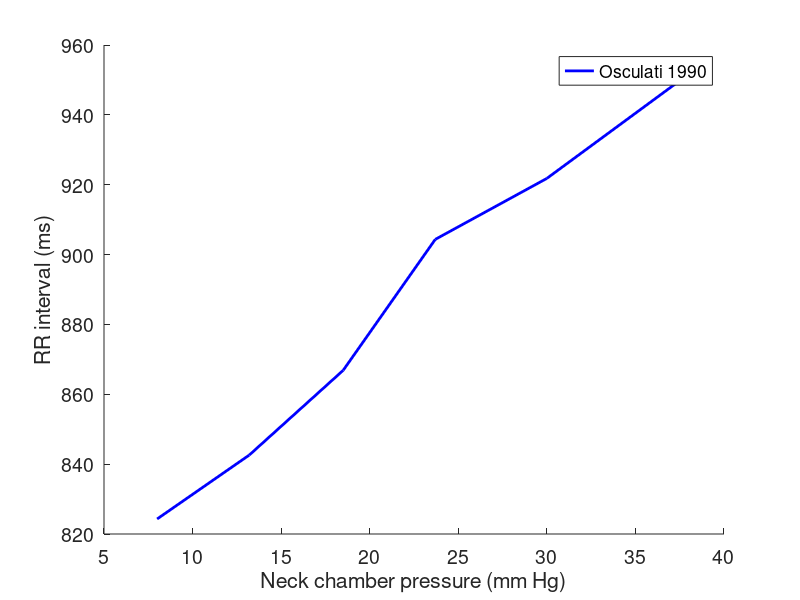

Source code (MATLAB): (Note: this script raises an error after producing the figure.)
clear; close all;
%%
% addpath 'C:\Users\mmgee\Box\Michelle-Gee\Research\MI model'
% addpath(genpath('C:\Users\mmgee\AppData\Local\Temp\Mxt231\RemoteFiles'))
% addpath(genpath('/lustre/ogunnaike/users/2420/matlab_example/matlab_slurm/ACC2024-02-02-2024/'))
% addpath('/lustre/ogunnaike/users/2420/matlab_example/matlab_slurm/UnitTests/')
% addpath('/lustre/ogunnaike/users/2420/matlab_example/matlab_slurm/Mastitskaya2012/')
my_dir = pwd;
addpath(genpath(my_dir))
%% Set up parallel pool
% myCluster = parcluster('local');
% myCluster.NumWorkers = str2double(getenv('SLURM_CPUS_ON_NODE')) / str2double(getenv('SLURM_CPUS_PER_TASK'));
% myCluster.JobStorageLocation = getenv('TMPDIR');
% myPool = parpool(myCluster, myCluster.NumWorkers);

%% Fit Osculati 1990 mean data
% load data
neckChamberPressure = [8	13.2	18.5	23.7	30	37.5]; % mm hg
RRbase = 777.8; % +/- 34.7 msec
deltaRR = [46.50360279	64.79801636	89.04640376	126.5452133	144.0065953	171.9898378];
SEM = [7.550265772	10.06205045	13.11093148	24.29514847	24.91603345	24.7516633]; % msec
num = 12;
SD = SEM.* sqrt(num); % standard deviation
CI95 = 1.96.* SD;
RR = RRbase + deltaRR;

% Curve not a good fit for data
% [A1,A2,A3,A4] = sigmoidRegression(neckChamberPressure',RR') % inputs must be column vectors
%% Plot
% data
x = neckChamberPressure;
y = RR;
errors = CI95;

% Plot the line
figure;
hold on;
plot(x, y, 'b', 'LineWidth', 2);

% Add labels and title
xlabel('Neck chamber pressure (mm Hg)');
ylabel('RR interval (ms)');
% title('Line with Shaded Region (Standard Error)');
legend('Osculati 1990')
set(gca,'FontSize',14)

% Show plot
hold off;

%% change these liens
date = '06232024';
load('FilteredDistribution_061824.mat')
matFilename = 'FilteredDistributionIdx_061824.mat';
load(matFilename) % gives 'idxStore','sampleSet'


HR_preIR = HRstore;
MAP = MAPstore;
NAactivity_preIR = NAactivityStore;
DMVactivity_preIR = DMVactivityStore;
sympActivity_preIR = sympActivityStore;


% Change these
numPatients = length(idxStore);


%% change this line
% countTotal = 0;
BPvalues = -70:10:90; % neck chamber pressure
zeroIdx = find(BPvalues == 0);
% % idxFail = 212;%[1 2 3 4 5 6 7 73 100 107 134 138 150 167];
% mdlName     = 'ICN_model_v15_Mastitskaya2012_control_r2020b';
% for i = 33:40%numPatients
%     parameters = sampleSet(idxStore(i),:);
    numSampleSets = 100;
%     variationFactor = 1.5;
%     mdlAlternative = 3;
%     filename = ['postIR_NTS_' date '_' num2str(i)];
%     HR_PI_mdl = HR_preIR(idxStore(i),zeroIdx);
%     MAP_PI_mdl = MAP(idxStore(i),zeroIdx);
% 
%     BRS_preIR = A2Store(idxStore(i)); % preIR sigmoid slope parameter
%         [HR_mdl,MAP_mdl,SP_postIR,DP_postIR,CO_postIR,paramMatrix,...
%     NA_activity_postIR,DMV_activity_postIR, sympActivity, SDRR_postIR, RMSSD_postIR, ...
%     pNN50_postIR, crit, A] = paramEstimationHRMAP_global(parameters,...
%     mdlName,numSampleSets,variationFactor,HR_PI_mdl,MAP_PI_mdl,...
%     mdlAlternative,NAactivity_preIR,DMVactivity_preIR,...
%     sympActivity_preIR,BRS_preIR,filename);
% 
% 
%     save(['./plots/paramEstimation/' filename '.mat'], ...
%         'HR_mdl','MAP_mdl','SP_postIR','DP_postIR','CO_postIR','paramMatrix',...
%     'NA_activity_postIR','DMV_activity_postIR', 'sympActivity', 'SDRR_postIR', 'RMSSD_postIR', ...
%     'pNN50_postIR', 'crit', 'A')
%     i
% 
%     % Combine all data into a struct for all preIR models
%     postIRstore(i).MAP = MAP_mdl; 
%     postIRstore(i).HR = HR_mdl;
%     postIRstore(i).SP = SP_postIR;
%     postIRstore(i).DP = DP_postIR;
%     postIRstore(i).CO = CO_postIR;
%     postIRstore(i).HR = HR_mdl;
%     postIRstore(i).params = paramMatrix;
%     postIRstore(i).NA = NA_activity_postIR;
%     postIRstore(i).DMV = DMV_activity_postIR;
%     postIRstore(i).symp = sympActivity;
%     postIRstore(i).SDRR = SDRR_postIR;
%     postIRstore(i).RMSSD = RMSSD_postIR;
%     postIRstore(i).pNN50 = pNN50_postIR;
%     postIRstore(i).crit = crit;
%     postIRstore(i).Avals = A;
% end

matFilename = ['postIR_NTS_' date '.mat'];
load(matFilename)
% save(matFilename, 'postIRstore') % postIR_idx is model sub idx for accepted postIR models

%% Unpack postIR models to plot HRMAP bar plot
% indices of non-empty fields
indices_i = [];
indices_j = [];
preIR_MAP_models = [];
preIR_HR_models = [];
postIR_HR_models = [];
postIR_MAP_models = [];
preIR_idx = [];
reps = zeros(1,numPatients);

% Loop through struct array
for i = 1:numPatients % preIR idx loop
    indices_j = [];
    for j = 1:numSampleSets % postIR idx loop
    % Check if systolic pressure is in range
        if postIRstore(i).crit(j,1) == 1
            % Check HR
            if postIRstore(i).crit(j,2) == 1
                % Check MAP decrease
                % if postIRstore(i).crit(j,3) == 1
                    % Check HR within 20% change
                    % if postIRstore(i).crit(j,4) == 1
                        indices_i = [indices_i, i];
                        indices_j = [indices_j, j]; 
                        postIR_HR_models = [postIR_HR_models postIRstore(i).HR(j)];
                        postIR_MAP_models = [postIR_MAP_models postIRstore(i).MAP(j)];
                    % end
                % end
            end
        end
    end
    reps(i) = length(indices_j); % number of accepted postIR mdoels per preIR model
    preIR_idx = [preIR_idx i];
end


for i = 1:numPatients
    preIR_HR_models = [preIR_HR_models repmat(HR_preIR(idxStore(preIR_idx(i)),zeroIdx),1,reps(i))];
    preIR_MAP_models = [preIR_MAP_models repmat(MAP(idxStore(preIR_idx(i)),zeroIdx),1,reps(i))];
end

altMdlName = 'NTS';
Mastitskaya_plot_bar_HRMAP(preIR_MAP_models, postIR_MAP_models, preIR_HR_models, postIR_HR_models,altMdlName)


%% tSNE of crit matrix
% % color by preIR model?-- yes to tell us which individuals can and can't
% % compensate
% perplexity = 5;
% rng default
% 
% % format data into a single matrix
% Xdata = zeros(numPatients*numSampleSets,7);
% for i = 1:numPatients
%     start = 1 + (i-1)*numSampleSets;
%     stop = i*numSampleSets;
% 
%     Xdata(start:stop,1:7) = postIRstore(i).crit(:,1:7);
% end
% 
% 
% % tSNE-- label postIR vs preIR
% Y = tsne(Xdata,'Algorithm','barneshut','Distance','cityblock','Perplexity',perplexity,'Standardize',0);% 
% 
% % label based on preIR model
% pre_idx = 1:1:size(Xdata,1);
% % preallocate
% % obslabels = repmat({'No post-IR model'},1,size(Xdata,1));
% % obslabels(hasPostIRmdlIdx) = {'Has post-IR model'};
% obslabels = repmat({num2str(1)},numPatients*numSampleSets,1);
% 
% for i = 2:numPatients
%     start = 1 + (i-1)*numSampleSets;
%     stop = i*numSampleSets;
%     labels = {num2str(i)};
%     idx = start:1:stop;
%     obslabels(idx) = labels;
% end
% 
% 
% 
% figure;
% b = gscatter(Y(:,1),Y(:,2),obslabels);
% xlabel('t-SNE 1')
% ylabel('t-SNE 2')
% set(gca,'FontSize',16)
% saveas(gcf,['prepostIRaccepted_tsne_NTS_' date '.png'])

%% Plot parameter distributions for pre-IR and post-IR
% preIR_parameters = sampleSet(idxStore,[42:46]); % 18:29,
% postIR_parameters = paramStore(:,[42:46]);
% parameterNames = {'f_{min,BR}','f_{max,BR}','f_{mid,BR}','k_{BR}',...
%     'f_{min,CP}','f_{max,CP}','f_{mid,CP}','k_{CP}',...
%     'f_{min,LS}','f_{max,LS}','f_{mid,LS}','k_{LS}',...
%     'C_{la} (mL/mm Hg)','P_{0lv} (mm Hg)','k_{Elv} (mm Hg^{-1})','V_{ulv} (mL)','fes_{inf} (Hz)'};
% saveFilename = 'NTS_paramDist_031924.png';
% plot_paramDist(preIR_parameters, postIR_parameters, parameterNames, saveFilename)

% Plot pair plots of accepted preIR parameter values from barocurve_dist_main
% sampleSet_subgroup = sampleSet(:,[18:29,42:46]);
% acceptedIndices = idxStore;
% varNames = {'C_{la} (mL/mm Hg)','P_{0lv} (mm Hg)','k_{Elv} (mm Hg^{-1})','V_{ulv} (mL)','fes_{inf} (Hz)'};
% filename = 'preIR_pairplot.png';
%
% generatePairPlots(sampleSet_subgroup, acceptedIndices, varNames, filename)

%% loop to load mat files for ['postIR_cardiac_' num2str(i) '_barocurve.png.mat']-- gives BPvalues, HR-- plot in a loop over Osculati 1990 data

purple = [0.4940 0.1840 0.5560];
goldenrod = [0.9290 0.6940 0.1250];
green = [0.4660 0.6740 0.1880];
lightblue = [0.3010 0.7450 0.9330];
brown = [196/255 153/255 124/255];
% osculatiIdx = 4:10;

postIRstore_filename = 'postIR_NTS_06232024.mat';
postIRbarocurve_filename ='postIR_NTS_06182024';
BPvalues = -70:10:90;

color = green;
filename = ['overlaid_barocurve_NTS' date '.png'];
plot_overlaid_barocurve(postIRstore_filename,color,postIRbarocurve_filename)

%% Exit code
% close_system
% delete(myPool);
% exit